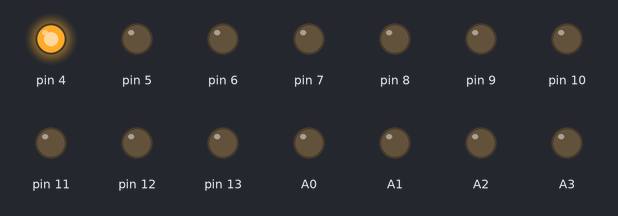
Recording of a sketch running on a simulated Arduino Uno, built with avr-gcc and run on an emulated ATmega328P. On the bench: output pins drawn as LEDs (lit = HIGH).

Above: at 0.2 s.
At 1.2 s:
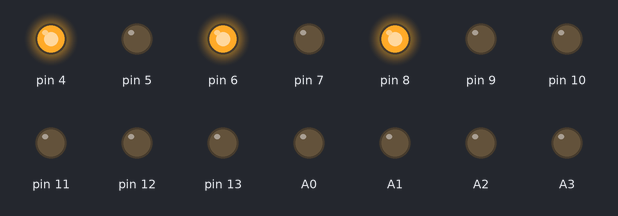
At 2.2 s:
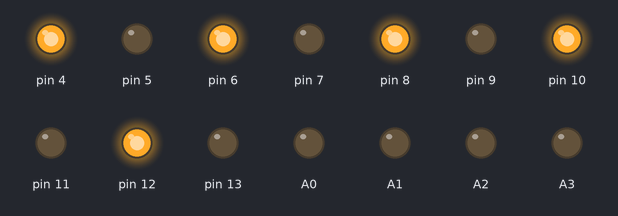
At 4.7 s:
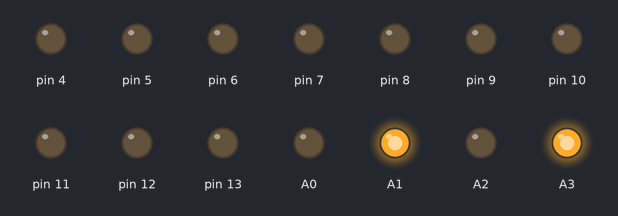
At 7.2 s:
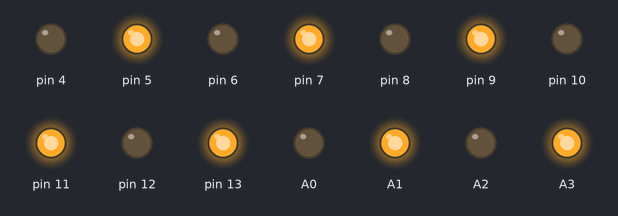
At 9.7 s:
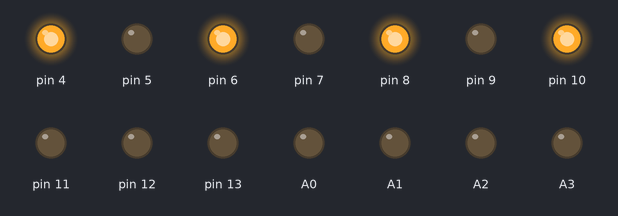
Timing chart, 0 to 10.4 s (numbered marks = the images above):
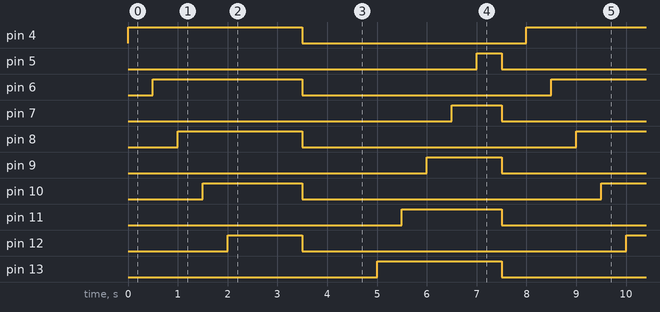

The sketch:

Uno.ino
```cpp
void setup() {
  // put your setup code here, to run once:
  pinMode(0,OUTPUT);
  pinMode(1,OUTPUT);
  pinMode(2,OUTPUT);
  pinMode(3,OUTPUT);
  pinMode(4,OUTPUT);
  pinMode(5,OUTPUT);
  pinMode(6,OUTPUT);
  pinMode(7,OUTPUT);
  pinMode(8,OUTPUT);
  pinMode(9,OUTPUT);
  pinMode(10,OUTPUT);
  pinMode(11,OUTPUT);
  pinMode(12,OUTPUT);
  pinMode(13,OUTPUT);
  pinMode(A0,OUTPUT);
  pinMode(A1,OUTPUT);
  pinMode(A2,OUTPUT);
  pinMode(A3,OUTPUT);

}

void loop() {
  // put your main code here, to run repeatedly:

  //UPLOAD
  digitalWrite(4,HIGH);
  delay(500);
  digitalWrite(6,HIGH);
  delay(500);
  digitalWrite(8,HIGH);
  delay(500);
  digitalWrite(10,HIGH);
  delay(500);
  digitalWrite(12,HIGH);
  delay(500);
  digitalWrite(A0,HIGH);
  delay(500);
  digitalWrite(A2,HIGH);
  delay(500);
  digitalWrite(4,LOW);
  digitalWrite(6,LOW);
  digitalWrite(8,LOW);
  digitalWrite(10,LOW);
  digitalWrite(12,LOW);
  digitalWrite(A0,LOW);
  digitalWrite(A2,LOW);
  delay(500);

  //DOWNLOAD
  digitalWrite(A3,HIGH);
  delay(500);
  digitalWrite(A1,HIGH);
  delay(500);
  digitalWrite(13,HIGH);
  delay(500);
  digitalWrite(11,HIGH);
  delay(500);
  digitalWrite(9,HIGH);
  delay(500);
  digitalWrite(7,HIGH);
  delay(500);
  digitalWrite(5,HIGH);
  delay(500);
  digitalWrite(A3,LOW);
  digitalWrite(A1,LOW);
  digitalWrite(13,LOW);
  digitalWrite(11,LOW);
  digitalWrite(9,LOW);
  digitalWrite(7,LOW);
  digitalWrite(5,LOW);
  delay(500);

}
```

Measured:
- by itself, pin 4, A3: alternates HIGH for 3.5 s and LOW for 4.5 s
- by itself, pin 5, A2: alternates HIGH for 0.50 s and LOW for 7.5 s
- by itself, pin 6, A1: alternates HIGH for 3.0 s and LOW for 5.0 s
- by itself, pin 7, A0: alternates HIGH for 1.0 s and LOW for 7.0 s
- by itself, pin 8, pin 13: alternates HIGH for 2.5 s and LOW for 5.5 s
- by itself, pin 9, pin 12: alternates HIGH for 1.5 s and LOW for 6.5 s
- by itself, pin 10, pin 11: alternates HIGH for 2.0 s and LOW for 6.0 s
